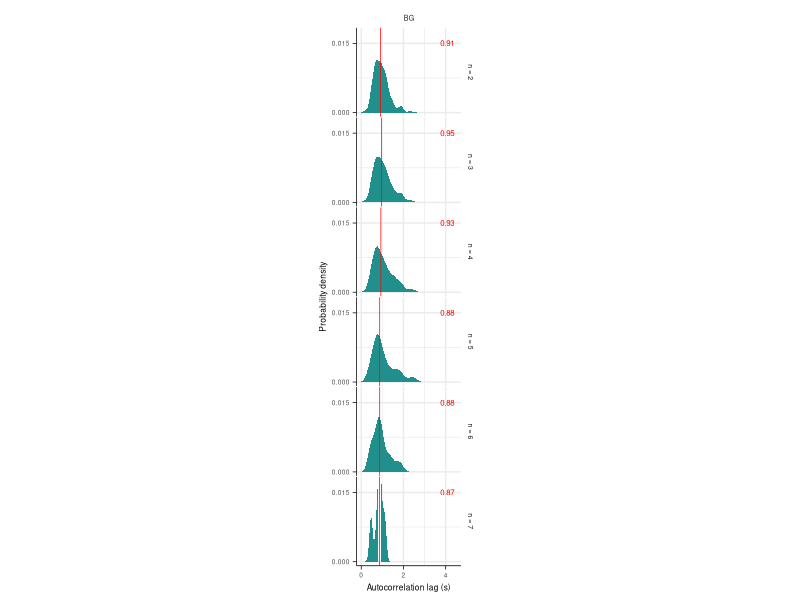

The R source for this figure:
# library
library(ggplot2)
library(ggpubr)
library(viridis)
library(tidyverse)
library(cowplot)
library(dplyr)

# load data
# setwd("~/data/")

# reformat
# some data sample demo; the whole lags can be found on OSF.
data = read.csv("autocorrelation/chunk_data/sample_allLanguagesAllLagsR.csv")
data$color = data$language
data$language = as.factor(data$language)
data$sentence = as.factor(data$sentence)

# add iso
langs = read.csv("autocorrelation/chunk_data/langs.csv")
idx = array()
for (k in 1 : nrow(langs)){
  idx[data$language==as.character(k)] = langs$ll[k]
}
idx = as.factor(idx)
data$iso = idx

# truncate to maximum count (arbitrary 10)
data = data %>%
  group_by(iso,sentence) %>%
  filter(all(count <= 10)) %>%
  ungroup()  

# labels
ns = c("2"="n = 2","3"="n = 3","4"="n = 4","5"="n = 5","6"="n = 6","7"="n = 7","8"="n = 8","9"="n = 9","10"="n = 10")

# for medians
dv = data %>% group_by(count,iso) %>% mutate(median = median(lags))
medians <- dv %>%
  group_by(count,iso) %>%
  summarise(median_value = median(lags),.groups = "drop")
medians$median_value_s = medians$median_value/100
medians$median_value_s = sprintf("%.2f",medians$median_value_s)

# plot
ggplot(dv,
       aes(x=lags,
           fill=color,
           color=color)) +
  geom_density(color=NA) +
  # geom_histogram(aes(y=..density..),
  #                colour = "white",
  #                size = .1,
  #                binwidth = 25) + 
  scale_fill_viridis() +
  scale_x_continuous(breaks = c(0,200,400),
                     labels=c(0,2,4),
                     limits = c(0,450)) +
  scale_y_continuous(breaks = c(0,0.015),
                     limits = c(0,0.0175)) +
  theme_bw() + 
  theme(panel.border = element_blank(),
        aspect.ratio = .85,
        legend.position = "none",
        strip.background = element_blank(),
        strip.text.x = element_text(size = 5),
        strip.text.y = element_text(size = 5),
        axis.title.x = element_text(size = 6),
        axis.title.y = element_text(size = 6),
        axis.line = element_line(colour = "black",linewidth=.25),
        axis.ticks = element_line(colour = "black", linewidth = .25),
        axis.text.x = element_text(size = 4.75),
        axis.text.y = element_text(size = 4.75),
        panel.spacing = unit(0.025, "cm")) +
  xlab("Autocorrelation lag (s)") +
  ylab("Probability density") +
  geom_vline(aes(xintercept = median),
             color="red",
             linewidth=.25) +
  geom_text(data = medians,
            aes(x = 440,y = 0.015,
                label = median_value_s,
                group = interaction(count,iso)), 
            color = "red",
            inherit.aes = FALSE,
            size = 2,
            hjust = 1) +
  facet_grid(count ~ iso,
             labeller = labeller(count=ns))